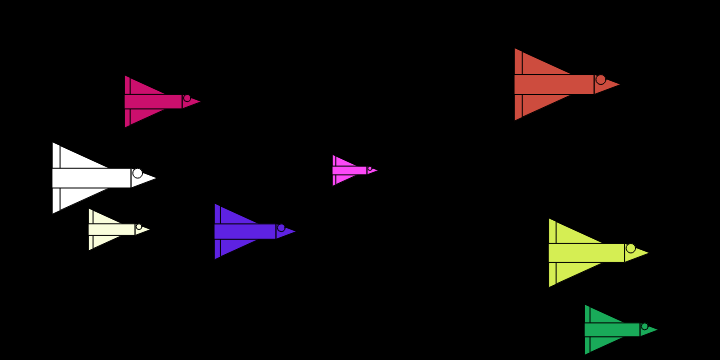
Frame 1 (no input)
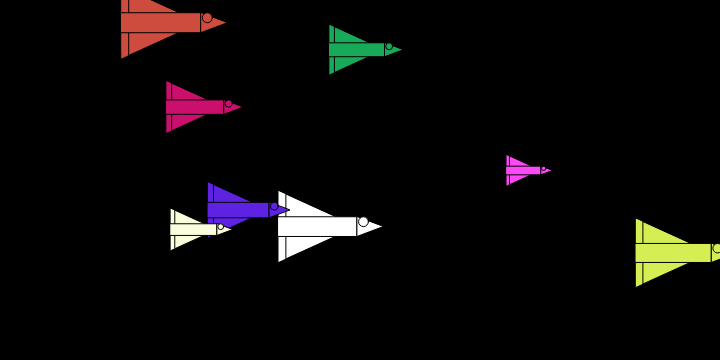
Frame 60 (no input)
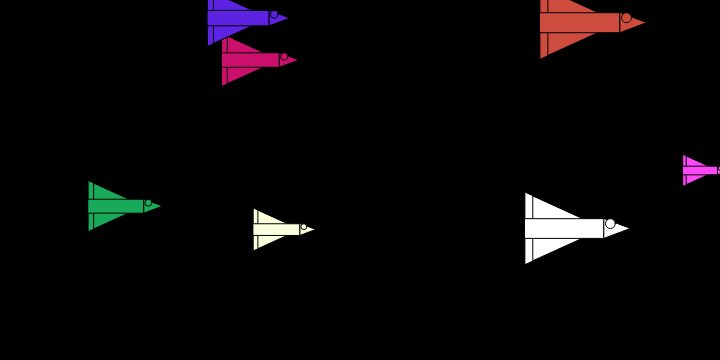
Frame 120 (the mouse pressed at the canvas centre since frame 60)

The p5.js sketch that drew these frames (run headless with seeded random() and noise() and a simulated clock; from frame 60 on, the mouse is pressed at the canvas centre):

// p5.js sketch
// ── sketch.js
// spaceships and arrays

var numSpaceships = 8;
var xPositions = [];
var yPositions = [];
var spaceshipSize = [];
var spaceshipSpeed = [];
var spaceshipColor = [];
 
function setup() { 
    createCanvas(720, 360);
    
    for (var i = 0; i < numSpaceships; i++) {
        xPositions[i] = random(0, width);
        yPositions[i] = random(0, height);
        spaceshipSize[i] = random(20, 100);
        spaceshipSpeed[i] = random(0.1, 20);
        spaceshipColor[i] = color(
            random(0,255), 
            random(0,255), 
            random(0,255)
        );
    }
    var index =  floor(random(0, spaceshipColor.length));
    console.log(index);
    spaceshipColor[index]  = color("white");
}

function draw() {
    background('black');
    
   // ship(mouseX, mouseY, 200);
 
    for (var i = 0; i < numSpaceships; i++) {
        fill(spaceshipColor[i]);
        ship(xPositions[i], yPositions[i], spaceshipSize[i]);
        xPositions[i] += spaceshipSpeed[i];
        if (xPositions[i] > width + spaceshipSize[i]/2) {
            xPositions[i] = -spaceshipSize[i]/2;
            yPositions[i] = random(0, height);
        }
    }
}

function ship(x, y, spaceshipWidth) {
    var spaceshipHeight = spaceshipWidth/4;
    var spaceshipWing = spaceshipWidth/3;
    var wingMargin = spaceshipWidth/10;
    var cockpitWidth = spaceshipWidth/3;
    
    
    
    // wing 1
    triangle(x, y - spaceshipWing, x, y + spaceshipHeight + spaceshipWing, x + spaceshipWidth, y + spaceshipHeight/2);
    
    // wing 2
    triangle(x + wingMargin, y - spaceshipWing + wingMargin/2, x + wingMargin, y + spaceshipHeight + spaceshipWing - wingMargin/2, x + spaceshipWidth, y + spaceshipHeight/2);
    
    // body
    rect(x, y, spaceshipWidth, spaceshipHeight);
    
    // cockpit
    triangle(x + spaceshipWidth, y, x + spaceshipWidth, y + spaceshipHeight, x + spaceshipWidth + cockpitWidth, y + spaceshipHeight/2);
    
    // window 
    ellipse(x + spaceshipWidth + cockpitWidth/4, y + spaceshipHeight/4, spaceshipHeight/2);
}
